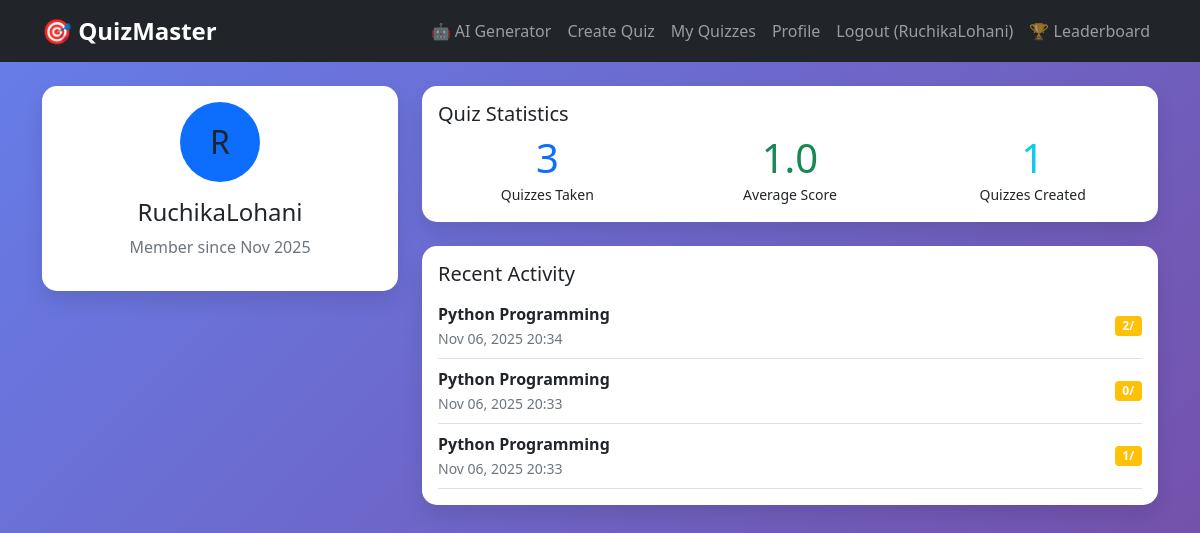
/profile/ (signed in), run on an earlier commit of the app's database.
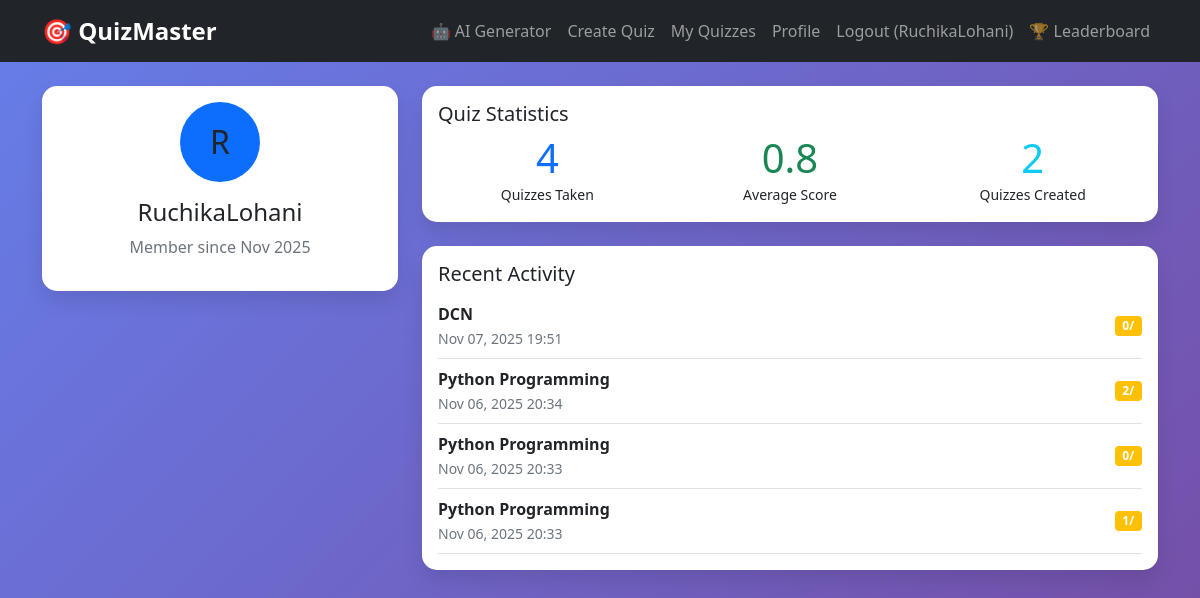
And on a later commit of the database.
### quizapp/models.py (models this page shows, shortened)
class QuizAttempt(models.Model):
    quiz = models.ForeignKey(Quiz, on_delete=models.CASCADE)
    user = models.ForeignKey(User, on_delete=models.CASCADE)
    score = models.IntegerField()
    attempted_at = models.DateTimeField(auto_now_add=True)

class Quiz(models.Model):
    DIFFICULTY_CHOICES = [
        ('easy', 'Easy'),
        ('medium', 'Medium'),
        ('hard', 'Hard'),
    ]
    title = models.CharField(max_length=200)
    description = models.TextField()
    difficulty = models.CharField(
        max_length=10,
        choices=DIFFICULTY_CHOICES,
        default='easy'
    )
    number_of_questions = models.IntegerField(default=15)
    time_limit = models.IntegerField(default=10, help_text="Time limit in minutes")
    has_time_limit = models.BooleanField(default=False)
    created_at = models.DateTimeField(auto_now_add=True)
    updated_at = models.DateTimeField(auto_now=True)
    created_by = models.ForeignKey(User, on_delete=models.CASCADE)

### quizapp/views.py (the view)
# urls.py: path('profile/', views.profile, name='profile'),
@login_required
def profile(request):
    total_quizzes_taken = QuizAttempt.objects.filter(user=request.user).count()
    total_quizzes_created = Quiz.objects.filter(created_by=request.user).count()
    attempts = QuizAttempt.objects.filter(user=request.user)
    if attempts.exists():
        average_score = attempts.aggregate(Avg('score'))['score__avg']
    else:
        average_score = 0
    recent_attempts = QuizAttempt.objects.filter(user=request.user).order_by('-attempted_at')[:5]
    return render(request, 'profile.html', {
        'total_quizzes_taken': total_quizzes_taken,
        'total_quizzes_created': total_quizzes_created,
        'average_score': average_score,
        'recent_attempts': recent_attempts,
    })

### templates/profile.html
{% extends 'base.html' %}
{% block content %}
<div class="row">
    <div class="col-md-4">
        <div class="card">
            <div class="card-body text-center">
                <div class="mb-3">
                    <div class="bg-primary rounded-circle d-inline-flex align-items-center justify-content-center"
                         style="width: 80px; height: 80px; font-size: 2rem;">
                        {{ user.username|first|upper }}
                    </div>
                </div>
                <h4>{{ user.username }}</h4>
                <p class="text-muted">Member since {{ user.date_joined|date:"M Y" }}</p>
            </div>
        </div>
    </div>
    <div class="col-md-8">
        <div class="card">
            <div class="card-body">
                <h5>Quiz Statistics</h5>
                <div class="row text-center">
                    <div class="col-4">
                        <div class="display-6 text-primary">{{ total_quizzes_taken }}</div>
                        <small>Quizzes Taken</small>
                    </div>
                    <div class="col-4">
                        <div class="display-6 text-success">{{ average_score|floatformat:1 }}</div>
                        <small>Average Score</small>
                    </div>
                    <div class="col-4">
                        <div class="display-6 text-info">{{ total_quizzes_created }}</div>
                        <small>Quizzes Created</small>
                    </div>
                </div>
            </div>
        </div>
        <div class="card mt-4">
            <div class="card-body">
                <h5>Recent Activity</h5>
                {% for attempt in recent_attempts %}
                <div class="d-flex justify-content-between align-items-center border-bottom py-2">
                    <div>
                        <strong>{{ attempt.quiz.title }}</strong>
                        <br>
                        <small class="text-muted">{{ attempt.attempted_at|date:"M d, Y H:i" }}</small>
                    </div>
                    <span class="badge bg-{% if attempt.score >= attempt.quiz.questions.count|add:"-2" %}success{% else %}warning{% endif %}">
                        {{ attempt.score }}/{{ attempt.quiz.questions.count }}
                    </span>
                </div>
                {% empty %}
                <p class="text-muted">No quiz attempts yet.</p>
                {% endfor %}
            </div>
        </div>
    </div>
</div>
{% endblock %}

What changed in the data, as far as the page shows it:
added QuizAttempt: quiz "DCN", attempted_at "Nov 07, 2025 19:51", score "0"
Also different on the page:
{{ total_quizzes_taken }}: "3" → "4"
{{ average_score|floatformat:1 }}: "1.0" → "0.8"
{{ total_quizzes_created }}: "1" → "2"
